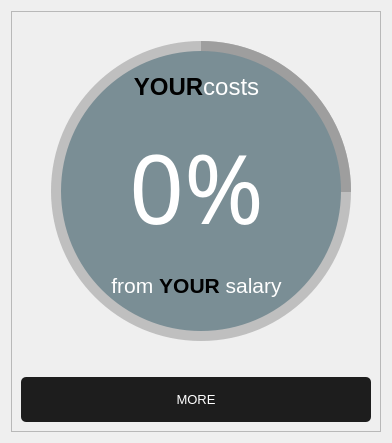
            <widget class="QWidget" name="Statistic_page">
             <property name="styleSheet">
              <string notr="true">QPushButton {
	border: none;
	border-radius: 5px;
	padding: 15px 10px;
	color: white;
	background-color: rgb(29, 29, 29);
}

QPushButton:hover {
	background-color: rgb(182, 212, 222);
}</string>
             </property>
             <layout class="QVBoxLayout" name="verticalLayout_5">
              <item>
               <widget class="QFrame" name="StatisticBase">
                <property name="frameShape">
                 <enum>QFrame::StyledPanel</enum>
                </property>
                <property name="frameShadow">
                 <enum>QFrame::Raised</enum>
                </property>
                <layout class="QVBoxLayout" name="verticalLayout_8">
                 <item alignment="Qt::AlignHCenter|Qt::AlignVCenter">
                  <widget class="QFrame" name="CircularBarBase">
                   <property name="minimumSize">
                    <size>
                     <width>350</width>
                     <height>350</height>
                    </size>
                   </property>
                   <property name="frameShape">
                    <enum>QFrame::NoFrame</enum>
                   </property>
                   <property name="frameShadow">
                    <enum>QFrame::Raised</enum>
                   </property>
                   <widget class="QFrame" name="Container">
                    <property name="geometry">
                     <rect>
                      <x>40</x>
                      <y>30</y>
                      <width>280</width>
                      <height>280</height>
                     </rect>
                    </property>
                    <property name="styleSheet">
                     <string notr="true">QFrame {
	border-radius: 140px;
	background-color: rgb(122, 142, 149);
}</string>
                    </property>
                    <property name="frameShape">
                     <enum>QFrame::NoFrame</enum>
                    </property>
                    <property name="frameShadow">
                     <enum>QFrame::Raised</enum>
                    </property>
                    <widget class="QFrame" name="frame">
                     <property name="geometry">
                      <rect>
                       <x>10</x>
                       <y>0</y>
                       <width>251</width>
                       <height>271</height>
                      </rect>
                     </property>
                     <property name="minimumSize">
                      <size>
                       <width>145</width>
                       <height>0</height>
                      </size>
                     </property>
                     <property name="styleSheet">
                      <string notr="true">background-color: none;</string>
                     </property>
                     <layout class="QGridLayout" name="gridLayout">
                      <item row="2" column="0">
                       <widget class="QLabel" name="coastsPercent">
                        <property name="font">
                         <font>
                          <family>a_Concepto</family>
                          <pointsize>30</pointsize>
                         </font>
                        </property>
                        <property name="styleSheet">
                         <string notr="true">background-color: none;
color:#ffffffff</string>
                        </property>
                        <property name="text">
                         <string>&lt;html&gt;&lt;head/&gt;&lt;body&gt;&lt;p&gt;&lt;span style=&quot; font-size:72pt;&quot;&gt;0%&lt;/span&gt;&lt;/p&gt;&lt;/body&gt;&lt;/html&gt;</string>
                        </property>
                        <property name="alignment">
                         <set>Qt::AlignCenter</set>
                        </property>
                       </widget>
                      </item>
                      <item row="3" column="0">
                       <widget class="QLabel" name="coastsConLable2">
                        <property name="font">
                         <font>
                          <family>Segoe UI</family>
                          <pointsize>10</pointsize>
                         </font>
                        </property>
                        <property name="styleSheet">
                         <string notr="true">background-color: none;
color: #ffffffff</string>
                        </property>
                        <property name="text">
                         <string>&lt;html&gt;&lt;head/&gt;&lt;body&gt;&lt;p&gt;&lt;span style=&quot; font-size:16pt;&quot;&gt;from &lt;/span&gt;&lt;span style=&quot; font-size:16pt; font-weight:600; color:#000000;&quot;&gt;YOUR&lt;/span&gt;&lt;span style=&quot; font-size:16pt;&quot;&gt; salary&lt;/span&gt;&lt;/p&gt;&lt;/body&gt;&lt;/html&gt;</string>
                        </property>
                        <property name="alignment">
                         <set>Qt::AlignCenter</set>
                        </property>
                       </widget>
                      </item>
                      <item row="1" column="0">
                       <widget class="QLabel" name="coastsConLable">
                        <property name="minimumSize">
                         <size>
                          <width>140</width>
                          <height>50</height>
                         </size>
                        </property>
                        <property name="font">
                         <font>
                          <family>Segoe UI</family>
                          <pointsize>10</pointsize>
                         </font>
                        </property>
                        <property name="styleSheet">
                         <string notr="true">background-color: none;
color: #ffffffff</string>
                        </property>
                        <property name="text">
                         <string>&lt;html&gt;&lt;head/&gt;&lt;body&gt;&lt;p align=&quot;center&quot;&gt;&lt;span style=&quot; font-size:18pt; font-weight:600; color:#000000;&quot;&gt;YOUR&lt;/span&gt;&lt;span style=&quot; font-size:18pt; font-weight:600; color:#67ebff;&quot;/&gt;&lt;span style=&quot; font-size:18pt;&quot;&gt;costs&lt;/span&gt;&lt;/p&gt;&lt;/body&gt;&lt;/html&gt;</string>
                        </property>
                        <property name="alignment">
                         <set>Qt::AlignCenter</set>
                        </property>
                       </widget>
                      </item>
                     </layout>
                    </widget>
                   </widget>
                   <widget class="QFrame" name="CircularBG">
                    <property name="geometry">
                     <rect>
                      <x>30</x>
                      <y>20</y>
                      <width>300</width>
                      <height>300</height>
                     </rect>
                    </property>
                    <property name="styleSheet">
                     <string notr="true">QFrame {
	border-radius: 150;
	background-color: rgba(127, 127, 127, 110);
}</string>
                    </property>
                    <property name="frameShape">
                     <enum>QFrame::NoFrame</enum>
                    </property>
                    <property name="frameShadow">
                     <enum>QFrame::Raised</enum>
                    </property>
                   </widget>
                   <widget class="QFrame" name="CircularProgress">
                    <property name="geometry">
                     <rect>
                      <x>30</x>
                      <y>20</y>
                      <width>300</width>
                      <height>300</height>
                     </rect>
                    </property>
                    <property name="minimumSize">
                     <size>
                      <width>100</width>
                      <height>100</height>
                     </size>
                    </property>
                    <property name="maximumSize">
                     <size>
                      <width>300</width>
                      <height>300</height>
                     </size>
                    </property>
                    <property name="styleSheet">
                     <string notr="true">QFrame {
	border-radius: 150;
	background-color: qconicalgradient(cx:0.5, cy:0.5, angle:90, stop:0.749 rgba(34, 0, 146, 0), stop:0.750 rgba(158, 158, 158, 255));
}</string>
                    </property>
                    <property name="frameShape">
                     <enum>QFrame::NoFrame</enum>
                    </property>
                    <property name="frameShadow">
                     <enum>QFrame::Raised</enum>
                    </property>
                   </widget>
                   <zorder>CircularBG</zorder>
                   <zorder>CircularProgress</zorder>
                   <zorder>Container</zorder>
                  </widget>
                 </item>
                 <item>
                  <widget class="QPushButton" name="MoreInfoButton">
                   <property name="font">
                    <font>
                     <family>Segoe UI</family>
                     <pointsize>10</pointsize>
                    </font>
                   </property>
                   <property name="text">
                    <string>MORE</string>
                   </property>
                  </widget>
                 </item>
                </layout>
               </widget>
              </item>
             </layout>
            </widget>
